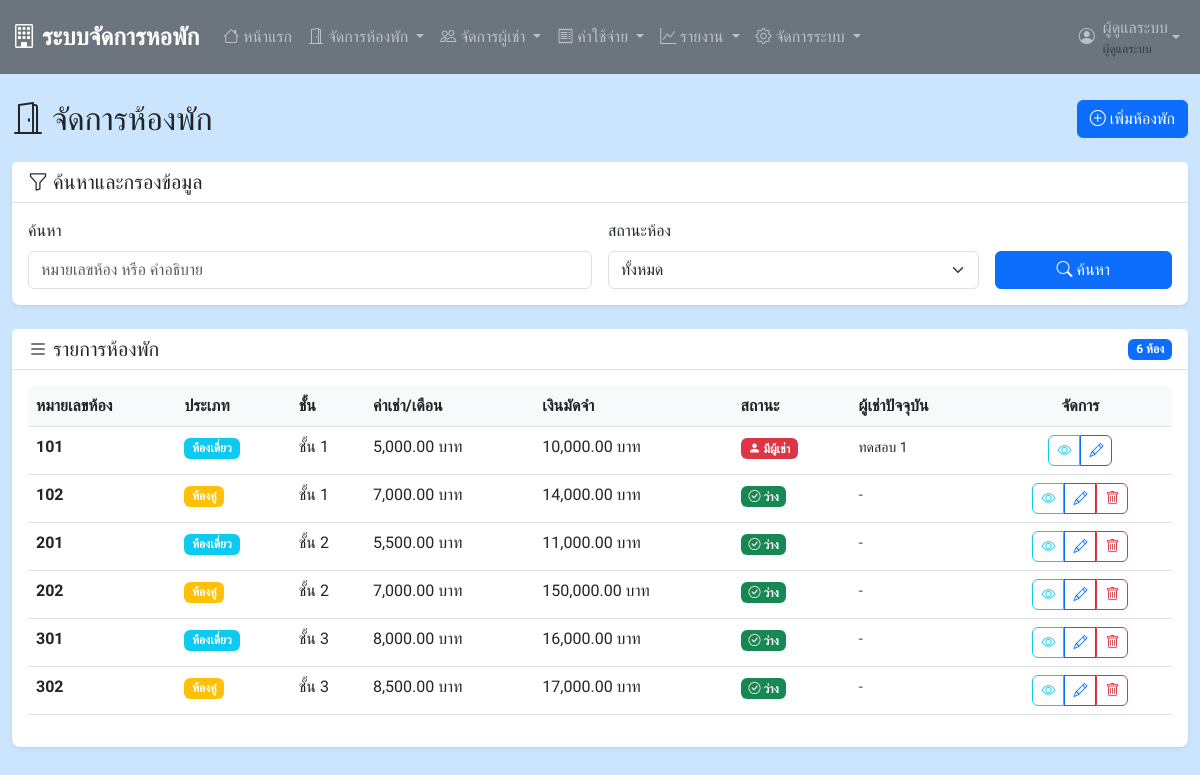
The page /rooms.php (signed in) on the database as committed earlier.
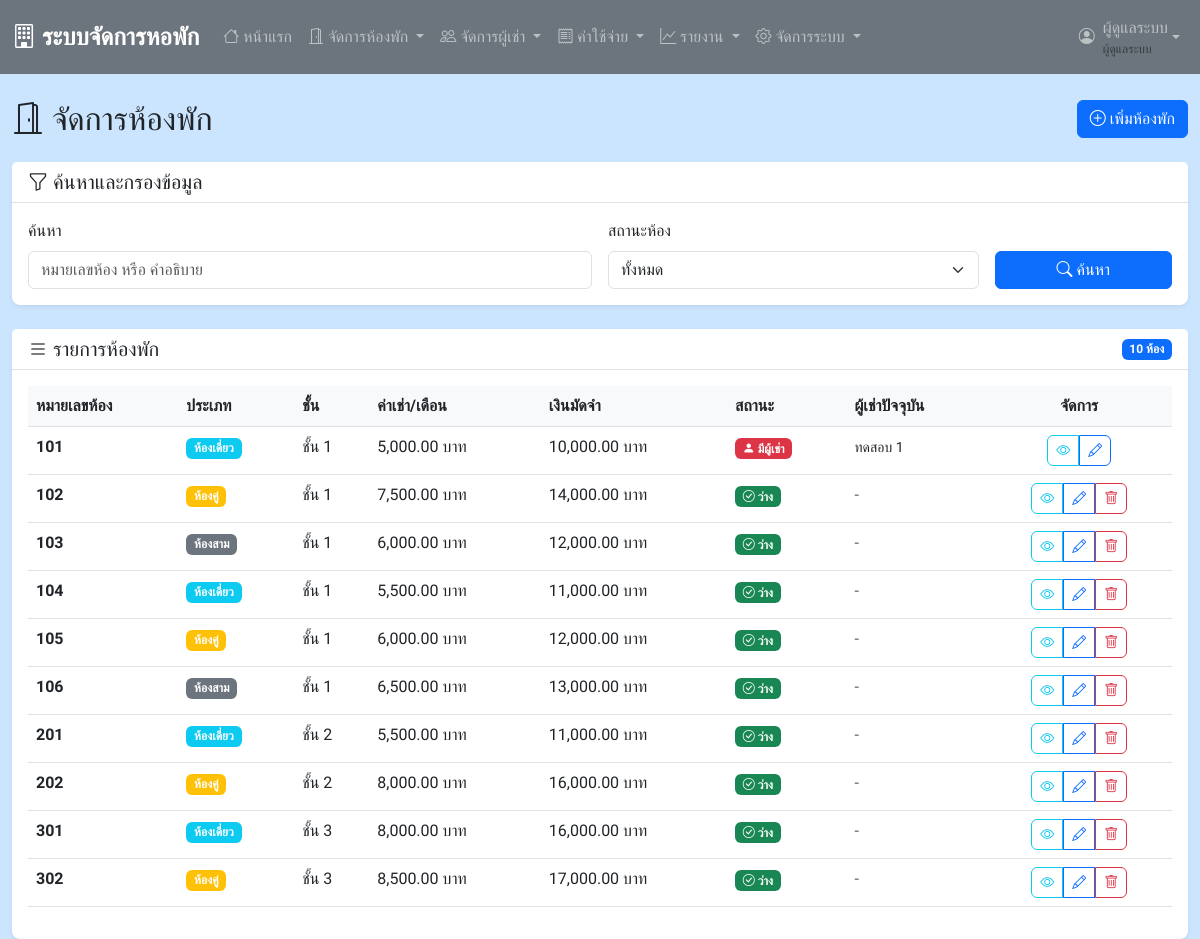
The same page on the database as committed later.
### tables this page shows
CREATE TABLE `rooms` (
  `room_id` int(11) NOT NULL,
  `room_number` varchar(10) NOT NULL,
  `room_type` enum('single','double','triple') NOT NULL,
  `monthly_rent` decimal(10,2) NOT NULL,
  `deposit` decimal(10,2) NOT NULL,
  `room_status` enum('available','occupied','maintenance') DEFAULT 'available',
  `floor_number` int(11) DEFAULT NULL,
  `room_description` text DEFAULT NULL,
  `created_at` timestamp NOT NULL DEFAULT current_timestamp()
);

### config.php (called while the page is built, shortened)
<?php
function formatCurrency($amount) {
    return number_format($amount, 2) . ' บาท';
}
?>

### rooms.php (the view, shortened to what this page needs)
<?php
require_once 'includes/header.php';
$search = isset($_GET['search']) ? $_GET['search'] : '';
$sql = "SELECT r.*,
        (SELECT COUNT(*) FROM contracts c WHERE c.room_id = r.room_id AND c.contract_status = 'active') as has_tenant,
        (SELECT CONCAT(t.first_name, ' ', t.last_name)
         FROM contracts c
         JOIN tenants t ON c.tenant_id = t.tenant_id
         WHERE c.room_id = r.room_id AND c.contract_status = 'active'
         LIMIT 1) as tenant_name
        FROM rooms r WHERE 1=1";
$params = [];
$sql .= " ORDER BY r.room_number";
try {
    $stmt = $pdo->prepare($sql);
    $stmt->execute($params);
    $rooms = $stmt->fetchAll();
} catch(PDOException $e) {
    $error_message = "เกิดข้อผิดพลาดในการดึงข้อมูล: " . $e->getMessage();
}
?>
<?php include 'includes/navbar.php'; ?>
<div class="container-fluid mt-4">
    <div class="row">
        <div class="col-12">
            <div class="d-flex justify-content-between align-items-center mb-4">
                <h2 class="mb-0">
                    <i class="bi bi-door-open"></i>
                    จัดการห้องพัก
                </h2>
                <a href="add_room.php" class="btn btn-primary">
                    <i class="bi bi-plus-circle"></i>
                    เพิ่มห้องพัก
                </a>
            </div>
            <div class="card mb-4">
                <div class="card-header">
                    <h5 class="mb-0">
                        <i class="bi bi-funnel"></i>
                        ค้นหาและกรองข้อมูล
                    </h5>
                </div>
                <div class="card-body">
                    <form method="GET" class="row g-3">
                        <div class="col-md-6">
                            <label for="search" class="form-label">ค้นหา</label>
                            <input type="text" class="form-control" id="search" name="search"
                                   value="<?php echo htmlspecialchars($search); ?>"
                                   placeholder="หมายเลขห้อง หรือ คำอธิบาย">
                        </div>
                        <div class="col-md-4">
                            <label for="status" class="form-label">สถานะห้อง</label>
                            <select class="form-select" id="status" name="status">
                                <option value="">ทั้งหมด</option>
                            </select>
                        </div>
                        <div class="col-md-2">
                            <label class="form-label">&nbsp;</label>
                            <div class="d-grid">
                                <button type="submit" class="btn btn-primary">
                                    <i class="bi bi-search"></i>
                                    ค้นหา
                                </button>
                            </div>
                        </div>
                    </form>
                </div>
            </div>
            <div class="card">
                <div class="card-header d-flex justify-content-between align-items-center">
                    <h5 class="mb-0">
                        <i class="bi bi-list"></i>
                        รายการห้องพัก
                    </h5>
                    <span class="badge bg-primary"><?php echo count($rooms); ?> ห้อง</span>
                </div>
                <div class="card-body">
                    <?php if (empty($rooms)): ?>
                        <div class="text-center py-5">
                            <i class="bi bi-inbox display-1 text-muted"></i>
                            <h4 class="text-muted mt-3">ไม่พบข้อมูลห้องพัก</h4>
                            <p class="text-muted">ยังไม่มีข้อมูลห้องพัก หรือไม่มีข้อมูลที่ตรงกับเงื่อนไขการค้นหา</p>
                            <a href="add_room.php" class="btn btn-primary">
                                <i class="bi bi-plus-circle"></i>
                                เพิ่มห้องพักแรก
                            </a>
                        </div>
                    <?php else: ?>
                        <div class="table-responsive">
                            <table class="table table-hover">
                                <thead>
                                    <tr>
                                        <th>หมายเลขห้อง</th>
                                        <th>ประเภท</th>
                                        <th>ชั้น</th>
                                        <th>ค่าเช่า/เดือน</th>
                                        <th>เงินมัดจำ</th>
                                        <th>สถานะ</th>
                                        <th>ผู้เช่าปัจจุบัน</th>
                                        <th class="text-center">จัดการ</th>
                                    </tr>
                                </thead>
                                <tbody>
                                    <?php foreach ($rooms as $room): ?>
                                        <tr>
                                            <td>
                                                <strong><?php echo $room['room_number']; ?></strong>
                                            </td>
                                            <td>
                                                <?php
                                                switch ($room['room_type']) {
                                                    case 'single':
                                                        echo '<span class="badge bg-info">ห้องเดี่ยว</span>';
                                                        break;
                                                    case 'double':
                                                        echo '<span class="badge bg-warning">ห้องคู่</span>';
                                                        break;
                                                    case 'triple':
                                                        echo '<span class="badge bg-secondary">ห้องสาม</span>';
                                                        break;
                                                }
                                                ?>
                                            </td>
                                            <td>ชั้น <?php echo $room['floor_number']; ?></td>
                                            <td><?php echo formatCurrency($room['monthly_rent']); ?></td>
                                            <td><?php echo formatCurrency($room['deposit']); ?></td>
                                            <td>
                                                <?php
                                                $status_class = '';
                                                $status_text = '';
                                                $status_icon = '';
                                                if ($room['has_tenant'] > 0) {
                                                    $status_class = 'bg-danger';
                                                    $status_text = 'มีผู้เช่า';
                                                    $status_icon = 'bi-person-fill';
                                                } else {
                                                    switch ($room['room_status']) {
                                                        case 'available':
                                                            $status_class = 'bg-success';
                                                            $status_text = 'ว่าง';
                                                            $status_icon = 'bi-check-circle';
                                                            break;
                                                    }
                                                }
                                                ?>
                                                <span class="badge <?php echo $status_class; ?>">
                                                    <i class="<?php echo $status_icon; ?>"></i>
                                                    <?php echo $status_text; ?>
                                                </span>
                                            </td>
                                            <td>
                                                <?php if ($room['tenant_name']): ?>
                                                    <small><?php echo $room['tenant_name']; ?></small>
                                                <?php else: ?>
                                                    <span class="text-muted">-</span>
                                                <?php endif; ?>
                                            </td>
                                            <td class="text-center">
                                                <div class="btn-group" role="group">
                                                    <a href="view_room.php?id=<?php echo $room['room_id']; ?>"
                                                       class="btn btn-sm btn-outline-info"
                                                       data-bs-toggle="tooltip"
                                                       title="ดูรายละเอียด">
                                                        <i class="bi bi-eye"></i>
                                                    </a>
                                                    <a href="edit_room.php?id=<?php echo $room['room_id']; ?>"
                                                       class="btn btn-sm btn-outline-primary"
                                                       data-bs-toggle="tooltip"
                                                       title="แก้ไข">
                                                        <i class="bi bi-pencil"></i>
                                                    </a>
                                                    <?php if ($room['has_tenant'] == 0): ?>
                                                        <a href="rooms.php?delete=<?php echo $room['room_id']; ?>"
                                                           class="btn btn-sm btn-outline-danger"
                                                           data-bs-toggle="tooltip"
                                                           title="ลบ"
                                                           onclick="return confirmDelete('คุณต้องการลบห้อง <?php echo $room['room_number']; ?> หรือไม่?')">
                                                            <i class="bi bi-trash"></i>
                                                        </a>
                                                    <?php endif; ?>
                                                </div>
                                            </td>
                                        </tr>
                                    <?php endforeach; ?>
                                </tbody>
                            </table>
                        </div>
                    <?php endif; ?>
                </div>
            </div>
        </div>
    </div>
</div>
<?php include 'includes/footer.php'; ?>

### includes/header.php (shortened to what this page needs)
<?php
require_once 'config.php';
?>
<!DOCTYPE html>
<html lang="th">
<head>
    <link href="https://cdn.jsdelivr.net/npm/bootstrap@5.3.0/dist/css/bootstrap.min.css" rel="stylesheet">
    <link rel="stylesheet" href="https://cdn.jsdelivr.net/npm/bootstrap-icons@1.11.3/font/bootstrap-icons.css">
</head>
<body>

### includes/navbar.php (shortened to what this page needs)
<?php
function is_admin() {
    return isset($_SESSION['user_role']) && $_SESSION['user_role'] === 'admin';
}
?>
<nav class="navbar navbar-expand-lg navbar-dark bg-secondary">
    <div class="container-fluid">
        <a class="navbar-brand" href="index.php">
            <i class="bi bi-building"></i>
            ระบบจัดการหอพัก
        </a>
        <div class="collapse navbar-collapse" id="navbarNav">
            <ul class="navbar-nav me-auto">
                <li class="nav-item">
                    <a class="nav-link <?php echo basename($_SERVER['PHP_SELF']) == 'index.php' ? 'active' : ''; ?>" href="index.php">
                        <i class="bi bi-house"></i> หน้าแรก
                    </a>
                </li>
                <li class="nav-item dropdown">
                    <a class="nav-link dropdown-toggle" href="#" id="roomsDropdown" role="button" data-bs-toggle="dropdown">
                        <i class="bi bi-door-open"></i> จัดการห้องพัก
                    </a>
                </li>
                <li class="nav-item dropdown">
                    <a class="nav-link dropdown-toggle" href="#" id="tenantsDropdown" role="button" data-bs-toggle="dropdown">
                        <i class="bi bi-people"></i> จัดการผู้เช่า
                    </a>
                </li>
                <li class="nav-item dropdown">
                    <a class="nav-link dropdown-toggle" href="#" id="billsDropdown" role="button" data-bs-toggle="dropdown">
                        <i class="bi bi-receipt"></i> ค่าใช้จ่าย
                    </a>
                </li>
                <li class="nav-item dropdown">
                    <a class="nav-link dropdown-toggle" href="#" id="reportsDropdown" role="button" data-bs-toggle="dropdown">
                        <i class="bi bi-graph-up"></i> รายงาน
                    </a>
                </li>
                <?php if (is_admin()): ?>
                <li class="nav-item dropdown">
                    <a class="nav-link dropdown-toggle" href="#" id="adminDropdown" role="button" data-bs-toggle="dropdown">
                        <i class="bi bi-gear"></i> จัดการระบบ
                    </a>
                </li>
                <?php endif; ?>
            </ul>
            <ul class="navbar-nav">
                <li class="nav-item dropdown">
                    <a class="nav-link dropdown-toggle d-flex align-items-center" href="#" id="userDropdown" role="button" data-bs-toggle="dropdown">
                        <i class="bi bi-person-circle me-2"></i>
                        <span>
                            <?php echo htmlspecialchars($_SESSION['full_name'] ?? $_SESSION['username'] ?? 'ผู้ใช้งาน'); ?>
                            <small class="d-block text-muted" style="font-size: 0.75rem;">
                                <?php echo $_SESSION['user_role'] === 'admin' ? 'ผู้ดูแลระบบ' : 'เจ้าหน้าที่'; ?>
                            </small>
                        </span>
                    </a>
                </li>
            </ul>
        </div>
    </div>
</nav>

### includes/footer.php (shortened to what this page needs)
</body>
</html>

### includes/header.php (style rules this page uses)
body { font-family: 'Kanit', sans-serif; background-color: #f8f9fa; }
.navbar-brand { font-weight: 600; font-size: 1.5rem; }
.card { border: none; box-shadow: 0 0.125rem 0.25rem rgba(0, 0, 0, 0.075); border-radius: 0.5rem; }
.card-header { background-color: #fff; border-bottom: 1px solid #dee2e6; font-weight: 500; }
.btn { border-radius: 0.375rem; font-weight: 500; }
.table th { font-weight: 600; background-color: #f8f9fa; }

### rooms.php (style rules this page uses)
body { background-color : #CCE5FF; }
.table th { white-space: nowrap; }
.btn-group .btn { margin: 0 1px; }
.badge { font-size: 0.75rem; }

### includes/navbar.php (style rules this page uses)
body { padding-top: 76px; }
.navbar { position: fixed !important; top: 0; width: 100%; z-index: 1030; }

Rows that differ between the two databases and show on the page:
changed rooms "14,000.00 บาท": monthly_rent "7,000.00 บาท" → "7,500.00 บาท"
added rooms: room_number "103", room_type "ห้องสาม", floor_number "1", monthly_rent "6,000.00 บาท", deposit "12,000.00 บาท", room_status "ว่าง"
added rooms: room_number "104", room_type "ห้องเดี่ยว", floor_number "1", monthly_rent "5,500.00 บาท", deposit "11,000.00 บาท", room_status "ว่าง"
added rooms: room_number "105", room_type "ห้องคู่", floor_number "1", monthly_rent "6,000.00 บาท", deposit "12,000.00 บาท", room_status "ว่าง"
added rooms: room_number "106", room_type "ห้องสาม", floor_number "1", monthly_rent "6,500.00 บาท", deposit "13,000.00 บาท", room_status "ว่าง"
changed rooms (number 8 of 10 on the later page): monthly_rent "7,000.00 บาท" → "8,000.00 บาท"; deposit "150,000.00 บาท" → "16,000.00 บาท"
Other text that changed with them:
count($rooms): "6" → "10"
